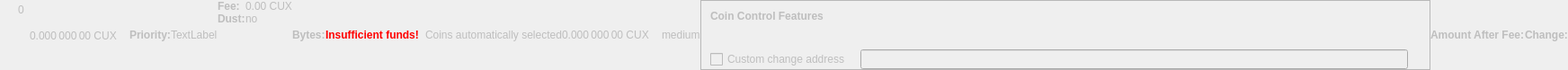
    <widget class="QWidget" name="dummyHideWidget" native="true">
     <property name="enabled">
      <bool>false</bool>
     </property>
     <property name="maximumSize">
      <size>
       <width>100</width>
       <height>22</height>
      </size>
     </property>
     <layout class="QHBoxLayout" name="dummyHideLayout">
      <property name="spacing">
       <number>0</number>
      </property>
      <property name="leftMargin">
       <number>0</number>
      </property>
      <property name="topMargin">
       <number>0</number>
      </property>
      <property name="rightMargin">
       <number>0</number>
      </property>
      <property name="bottomMargin">
       <number>0</number>
      </property>
      <item>
       <layout class="QFormLayout" name="formLayoutCoinControl1">
        <property name="horizontalSpacing">
         <number>10</number>
        </property>
        <property name="verticalSpacing">
         <number>14</number>
        </property>
        <property name="leftMargin">
         <number>10</number>
        </property>
        <property name="topMargin">
         <number>4</number>
        </property>
        <property name="rightMargin">
         <number>6</number>
        </property>
        <item row="0" column="1">
         <widget class="QLabel" name="labelCoinControlBytes">
          <property name="cursor">
           <cursorShape>IBeamCursor</cursorShape>
          </property>
          <property name="contextMenuPolicy">
           <enum>Qt::ActionsContextMenu</enum>
          </property>
          <property name="text">
           <string notr="true">0</string>
          </property>
          <property name="textInteractionFlags">
           <set>Qt::LinksAccessibleByMouse|Qt::TextSelectableByKeyboard|Qt::TextSelectableByMouse</set>
          </property>
         </widget>
        </item>
       </layout>
      </item>
      <item>
       <widget class="QLabel" name="labelCoinControlAfterFee">
        <property name="enabled">
         <bool>false</bool>
        </property>
        <property name="sizePolicy">
         <sizepolicy hsizetype="Fixed" vsizetype="Fixed">
          <horstretch>0</horstretch>
          <verstretch>0</verstretch>
         </sizepolicy>
        </property>
        <property name="minimumSize">
         <size>
          <width>111</width>
          <height>12</height>
         </size>
        </property>
        <property name="maximumSize">
         <size>
          <width>111</width>
          <height>12</height>
         </size>
        </property>
        <property name="cursor">
         <cursorShape>IBeamCursor</cursorShape>
        </property>
        <property name="contextMenuPolicy">
         <enum>Qt::ActionsContextMenu</enum>
        </property>
        <property name="text">
         <string notr="true">0.000 000 00 CUX</string>
        </property>
        <property name="textInteractionFlags">
         <set>Qt::LinksAccessibleByMouse|Qt::TextSelectableByKeyboard|Qt::TextSelectableByMouse</set>
        </property>
       </widget>
      </item>
      <item>
       <widget class="QLabel" name="labelCoinControlPriorityText">
        <property name="enabled">
         <bool>false</bool>
        </property>
        <property name="font">
         <font>
          <weight>75</weight>
          <bold>true</bold>
         </font>
        </property>
        <property name="text">
         <string>Priority:</string>
        </property>
       </widget>
      </item>
      <item>
       <layout class="QHBoxLayout" name="horizontalLayout">
        <item>
         <widget class="QLabel" name="WarningLabel">
          <property name="text">
           <string>TextLabel</string>
          </property>
         </widget>
        </item>
       </layout>
      </item>
      <item>
       <layout class="QFormLayout" name="formLayoutCoinControl3">
        <property name="horizontalSpacing">
         <number>0</number>
        </property>
        <property name="verticalSpacing">
         <number>0</number>
        </property>
        <property name="leftMargin">
         <number>0</number>
        </property>
        <property name="topMargin">
         <number>0</number>
        </property>
        <property name="rightMargin">
         <number>0</number>
        </property>
        <item row="0" column="0">
         <widget class="QLabel" name="labelCoinControlFeeText">
          <property name="enabled">
           <bool>false</bool>
          </property>
          <property name="font">
           <font>
            <weight>75</weight>
            <bold>true</bold>
           </font>
          </property>
          <property name="text">
           <string>Fee:</string>
          </property>
          <property name="margin">
           <number>0</number>
          </property>
         </widget>
        </item>
        <item row="0" column="1">
         <widget class="QLabel" name="labelCoinControlFee">
          <property name="enabled">
           <bool>false</bool>
          </property>
          <property name="cursor">
           <cursorShape>IBeamCursor</cursorShape>
          </property>
          <property name="contextMenuPolicy">
           <enum>Qt::ActionsContextMenu</enum>
          </property>
          <property name="text">
           <string notr="true">0.00 CUX</string>
          </property>
          <property name="textInteractionFlags">
           <set>Qt::LinksAccessibleByMouse|Qt::TextSelectableByKeyboard|Qt::TextSelectableByMouse</set>
          </property>
         </widget>
        </item>
        <item row="1" column="0">
         <widget class="QLabel" name="labelCoinControlLowOutputText">
          <property name="enabled">
           <bool>false</bool>
          </property>
          <property name="font">
           <font>
            <weight>75</weight>
            <bold>true</bold>
           </font>
          </property>
          <property name="text">
           <string>Dust:</string>
          </property>
         </widget>
        </item>
        <item row="1" column="1">
         <widget class="QLabel" name="labelCoinControlLowOutput">
          <property name="enabled">
           <bool>false</bool>
          </property>
          <property name="cursor">
           <cursorShape>IBeamCursor</cursorShape>
          </property>
          <property name="contextMenuPolicy">
           <enum>Qt::ActionsContextMenu</enum>
          </property>
          <property name="text">
           <string>no</string>
          </property>
          <property name="textInteractionFlags">
           <set>Qt::LinksAccessibleByMouse|Qt::TextSelectableByKeyboard|Qt::TextSelectableByMouse</set>
          </property>
         </widget>
        </item>
       </layout>
      </item>
      <item>
       <widget class="QLabel" name="labelCoinControlBytesText">
        <property name="enabled">
         <bool>false</bool>
        </property>
        <property name="font">
         <font>
          <weight>75</weight>
          <bold>true</bold>
         </font>
        </property>
        <property name="text">
         <string>Bytes:</string>
        </property>
       </widget>
      </item>
      <item>
       <layout class="QFormLayout" name="formLayoutCoinControl2">
        <property name="horizontalSpacing">
         <number>0</number>
        </property>
        <property name="verticalSpacing">
         <number>0</number>
        </property>
        <property name="leftMargin">
         <number>0</number>
        </property>
        <property name="topMargin">
         <number>0</number>
        </property>
        <property name="rightMargin">
         <number>0</number>
        </property>
       </layout>
      </item>
      <item>
       <layout class="QHBoxLayout" name="horizontalLayoutCoinControl2">
        <property name="spacing">
         <number>0</number>
        </property>
        <property name="bottomMargin">
         <number>0</number>
        </property>
       </layout>
      </item>
      <item>
       <widget class="QLabel" name="labelCoinControlInsuffFunds">
        <property name="enabled">
         <bool>false</bool>
        </property>
        <property name="minimumSize">
         <size>
          <width>0</width>
          <height>0</height>
         </size>
        </property>
        <property name="font">
         <font>
          <weight>75</weight>
          <bold>true</bold>
         </font>
        </property>
        <property name="styleSheet">
         <string notr="true">color:red;font-weight:bold;</string>
        </property>
        <property name="text">
         <string>Insufficient funds!</string>
        </property>
        <property name="margin">
         <number>5</number>
        </property>
       </widget>
      </item>
      <item>
       <layout class="QFormLayout" name="formLayoutCoinControl4">
        <property name="horizontalSpacing">
         <number>0</number>
        </property>
        <property name="verticalSpacing">
         <number>0</number>
        </property>
        <property name="leftMargin">
         <number>0</number>
        </property>
        <property name="topMargin">
         <number>0</number>
        </property>
        <property name="rightMargin">
         <number>0</number>
        </property>
       </layout>
      </item>
      <item>
       <widget class="QLabel" name="labelCoinControlChangeLabel">
        <property name="enabled">
         <bool>false</bool>
        </property>
        <property name="sizePolicy">
         <sizepolicy hsizetype="Preferred" vsizetype="Expanding">
          <horstretch>0</horstretch>
          <verstretch>0</verstretch>
         </sizepolicy>
        </property>
        <property name="minimumSize">
         <size>
          <width>0</width>
          <height>0</height>
         </size>
        </property>
        <property name="text">
         <string/>
        </property>
        <property name="margin">
         <number>3</number>
        </property>
       </widget>
      </item>
      <item>
       <widget class="QLabel" name="labelCoinControlAutomaticallySelected">
        <property name="enabled">
         <bool>false</bool>
        </property>
        <property name="sizePolicy">
         <sizepolicy hsizetype="Fixed" vsizetype="Fixed">
          <horstretch>0</horstretch>
          <verstretch>0</verstretch>
         </sizepolicy>
        </property>
        <property name="minimumSize">
         <size>
          <width>0</width>
          <height>0</height>
         </size>
        </property>
        <property name="maximumSize">
         <size>
          <width>240</width>
          <height>16777215</height>
         </size>
        </property>
        <property name="text">
         <string>Coins automatically selected</string>
        </property>
        <property name="margin">
         <number>5</number>
        </property>
       </widget>
      </item>
      <item>
       <widget class="QLabel" name="labelCoinControlChange">
        <property name="enabled">
         <bool>false</bool>
        </property>
        <property name="sizePolicy">
         <sizepolicy hsizetype="Fixed" vsizetype="Fixed">
          <horstretch>0</horstretch>
          <verstretch>0</verstretch>
         </sizepolicy>
        </property>
        <property name="minimumSize">
         <size>
          <width>111</width>
          <height>0</height>
         </size>
        </property>
        <property name="maximumSize">
         <size>
          <width>111</width>
          <height>16777215</height>
         </size>
        </property>
        <property name="cursor">
         <cursorShape>IBeamCursor</cursorShape>
        </property>
        <property name="contextMenuPolicy">
         <enum>Qt::ActionsContextMenu</enum>
        </property>
        <property name="text">
         <string notr="true">0.000 000 00 CUX</string>
        </property>
        <property name="textInteractionFlags">
         <set>Qt::LinksAccessibleByMouse|Qt::TextSelectableByKeyboard|Qt::TextSelectableByMouse</set>
        </property>
       </widget>
      </item>
      <item>
       <widget class="QLabel" name="labelCoinControlPriority">
        <property name="enabled">
         <bool>false</bool>
        </property>
        <property name="cursor">
         <cursorShape>IBeamCursor</cursorShape>
        </property>
        <property name="contextMenuPolicy">
         <enum>Qt::ActionsContextMenu</enum>
        </property>
        <property name="text">
         <string>medium</string>
        </property>
        <property name="textInteractionFlags">
         <set>Qt::LinksAccessibleByMouse|Qt::TextSelectableByKeyboard|Qt::TextSelectableByMouse</set>
        </property>
       </widget>
      </item>
      <item>
       <widget class="QFrame" name="frameCoinControl">
        <property name="sizePolicy">
         <sizepolicy hsizetype="Expanding" vsizetype="Expanding">
          <horstretch>0</horstretch>
          <verstretch>0</verstretch>
         </sizepolicy>
        </property>
        <property name="maximumSize">
         <size>
          <width>16777215</width>
          <height>16777215</height>
         </size>
        </property>
        <property name="frameShape">
         <enum>QFrame::StyledPanel</enum>
        </property>
        <property name="frameShadow">
         <enum>QFrame::Sunken</enum>
        </property>
        <layout class="QVBoxLayout" name="verticalLayoutCoinControl2_2">
         <property name="spacing">
          <number>0</number>
         </property>
         <property name="leftMargin">
          <number>0</number>
         </property>
         <property name="topMargin">
          <number>0</number>
         </property>
         <property name="rightMargin">
          <number>0</number>
         </property>
         <property name="bottomMargin">
          <number>0</number>
         </property>
         <item>
          <layout class="QVBoxLayout" name="verticalLayoutCoinControl" stretch="0,0,0,1">
           <property name="spacing">
            <number>0</number>
           </property>
           <property name="leftMargin">
            <number>10</number>
           </property>
           <property name="topMargin">
            <number>10</number>
           </property>
           <item>
            <layout class="QHBoxLayout" name="horizontalLayoutCoinControl1">
             <property name="bottomMargin">
              <number>15</number>
             </property>
             <item>
              <widget class="QLabel" name="labelCoinControlFeatures">
               <property name="enabled">
                <bool>false</bool>
               </property>
               <property name="sizePolicy">
                <sizepolicy hsizetype="Preferred" vsizetype="Maximum">
                 <horstretch>0</horstretch>
                 <verstretch>0</verstretch>
                </sizepolicy>
               </property>
               <property name="font">
                <font>
                 <weight>75</weight>
                 <bold>true</bold>
                </font>
               </property>
               <property name="styleSheet">
                <string notr="true">font-weight:bold;</string>
               </property>
               <property name="text">
                <string>Coin Control Features</string>
               </property>
              </widget>
             </item>
            </layout>
           </item>
           <item>
            <widget class="QWidget" name="widgetCoinControl" native="true">
             <property name="sizePolicy">
              <sizepolicy hsizetype="Preferred" vsizetype="Preferred">
               <horstretch>0</horstretch>
               <verstretch>0</verstretch>
              </sizepolicy>
             </property>
             <property name="minimumSize">
              <size>
               <width>0</width>
               <height>0</height>
              </size>
             </property>
             <property name="styleSheet">
              <string notr="true"/>
             </property>
             <layout class="QHBoxLayout" name="horizontalLayoutCoinControl5_2">
              <property name="leftMargin">
               <number>0</number>
              </property>
              <property name="topMargin">
               <number>0</number>
              </property>
              <property name="rightMargin">
               <number>0</number>
              </property>
              <property name="bottomMargin">
               <number>0</number>
              </property>
              <item>
               <layout class="QHBoxLayout" name="horizontalLayoutCoinControl3">
                <property name="spacing">
                 <number>20</number>
                </property>
                <property name="topMargin">
                 <number>0</number>
                </property>
                <property name="bottomMargin">
                 <number>10</number>
                </property>
               </layout>
              </item>
             </layout>
            </widget>
           </item>
           <item>
            <layout class="QHBoxLayout" name="horizontalLayoutCoinControl4" stretch="0,0,0">
             <property name="spacing">
              <number>12</number>
             </property>
             <property name="sizeConstraint">
              <enum>QLayout::SetDefaultConstraint</enum>
             </property>
             <property name="topMargin">
              <number>5</number>
             </property>
             <property name="rightMargin">
              <number>5</number>
             </property>
             <item>
              <widget class="QCheckBox" name="checkBoxCoinControlChange">
               <property name="enabled">
                <bool>false</bool>
               </property>
               <property name="toolTip">
                <string>If this is activated, but the change address is empty or invalid, change will be sent to a newly generated address.</string>
               </property>
               <property name="text">
                <string>Custom change address</string>
               </property>
              </widget>
             </item>
             <item>
              <widget class="QValidatedLineEdit" name="lineEditCoinControlChange">
               <property name="enabled">
                <bool>false</bool>
               </property>
               <property name="sizePolicy">
                <sizepolicy hsizetype="Expanding" vsizetype="Fixed">
                 <horstretch>0</horstretch>
                 <verstretch>0</verstretch>
                </sizepolicy>
               </property>
              </widget>
             </item>
             <item>
              <widget class="QLabel" name="labelCoinControlChangeLabel_2">
               <property name="sizePolicy">
                <sizepolicy hsizetype="Preferred" vsizetype="Expanding">
                 <horstretch>0</horstretch>
                 <verstretch>0</verstretch>
                </sizepolicy>
               </property>
               <property name="minimumSize">
                <size>
                 <width>0</width>
                 <height>0</height>
                </size>
               </property>
               <property name="text">
                <string/>
               </property>
               <property name="margin">
                <number>3</number>
               </property>
              </widget>
             </item>
            </layout>
           </item>
           <item>
            <spacer name="verticalSpacerCoinControl">
             <property name="orientation">
              <enum>Qt::Vertical</enum>
             </property>
             <property name="sizeHint" stdset="0">
              <size>
               <width>800</width>
               <height>1</height>
              </size>
             </property>
            </spacer>
           </item>
          </layout>
         </item>
        </layout>
       </widget>
      </item>
      <item>
       <widget class="QLabel" name="labelCoinControlAfterFeeText">
        <property name="enabled">
         <bool>false</bool>
        </property>
        <property name="minimumSize">
         <size>
          <width>0</width>
          <height>0</height>
         </size>
        </property>
        <property name="maximumSize">
         <size>
          <width>16777215</width>
          <height>16777215</height>
         </size>
        </property>
        <property name="font">
         <font>
          <weight>75</weight>
          <bold>true</bold>
         </font>
        </property>
        <property name="text">
         <string>Amount After Fee:</string>
        </property>
        <property name="alignment">
         <set>Qt::AlignLeading|Qt::AlignLeft|Qt::AlignVCenter</set>
        </property>
        <property name="margin">
         <number>0</number>
        </property>
       </widget>
      </item>
      <item>
       <widget class="QLabel" name="labelCoinControlChangeText">
        <property name="enabled">
         <bool>false</bool>
        </property>
        <property name="sizePolicy">
         <sizepolicy hsizetype="Preferred" vsizetype="Preferred">
          <horstretch>0</horstretch>
          <verstretch>0</verstretch>
         </sizepolicy>
        </property>
        <property name="minimumSize">
         <size>
          <width>0</width>
          <height>0</height>
         </size>
        </property>
        <property name="maximumSize">
         <size>
          <width>16777215</width>
          <height>16777215</height>
         </size>
        </property>
        <property name="font">
         <font>
          <weight>75</weight>
          <bold>true</bold>
         </font>
        </property>
        <property name="text">
         <string>Change:</string>
        </property>
        <property name="alignment">
         <set>Qt::AlignLeading|Qt::AlignLeft|Qt::AlignVCenter</set>
        </property>
       </widget>
      </item>
     </layout>
    </widget>
